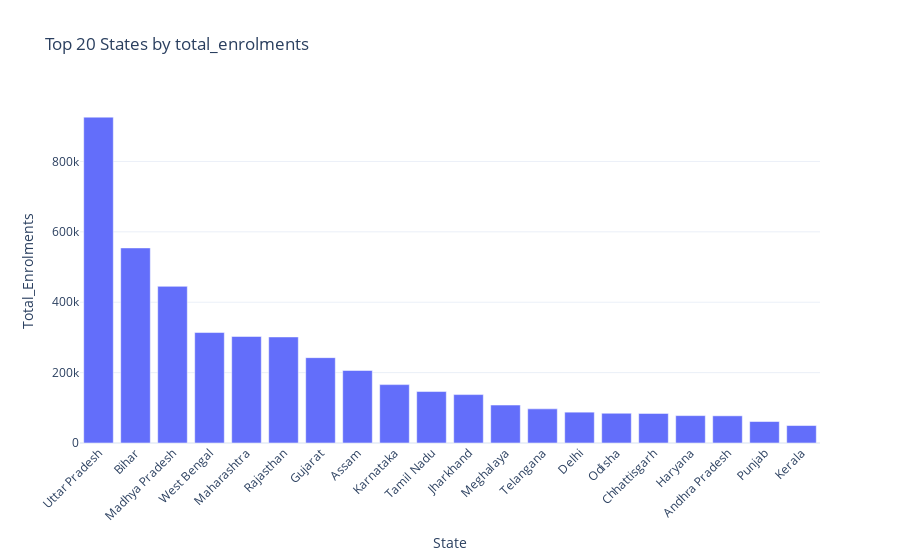

Notebook code for this chart:
### Markdown cell above
## 5. Geographic Analysis - Regional Patterns

### Code cell
# Top states by enrollment
if enrolment_df is not None:
    fig = viz.plot_state_comparison(enrolment_df, 'state', 'total_enrolments')
    fig.show()

### Figure 1 — Plotly figure (JSON) as saved in the notebook; plotly's stock layout.template omitted (floating-point values rounded to 4 significant figures)
{"data": [{"hovertemplate": "State=%{x}<br>Total_Enrolments=%{y}<extra></extra>", "legendgroup": "", "marker": {"color": "#636efa", "pattern": {"shape": ""}}, "name": "", "orientation": "v", "showlegend": false, "textposition": "auto", "type": "bar", "x": ["Uttar Pradesh", "Bihar", "Madhya Pradesh", "West Bengal", "Maharashtra", "Rajasthan", "Gujarat", "Assam", "Karnataka", "Tamil Nadu", "Jharkhand", "Meghalaya", "Telangana", "Delhi", "Odisha", "Chhattisgarh", "Haryana", "Andhra Pradesh", "Punjab", "Kerala"], "xaxis": "x", "y": [925857, 554318, 445113, 313866, 302655, 301320, 242507, 206076, 165889, 146226, 137588, 107787, 96966, 87618, 84540, 83907, 77838, 77236, 61005, 49611], "yaxis": "y"}], "layout": {"barmode": "relative", "legend": {"tracegroupgap": 0}, "title": {"text": "Top 20 States by total_enrolments"}, "xaxis": {"anchor": "y", "domain": [0, 1], "tickangle": -45, "title": {"text": "State"}}, "yaxis": {"anchor": "x", "domain": [0, 1], "title": {"text": "Total_Enrolments"}}}}
